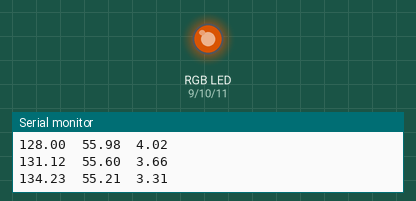
The sketch below on a simulated Arduino Uno, built with avr-gcc and run on an emulated ATmega328P. Parts: an RGB LED mixed from three pins (HIGH = lit), the last lines printed to the serial monitor. Dim RGB values are drawn brighter than linear.

Above: at 0.05 s.
At 0.45 s:
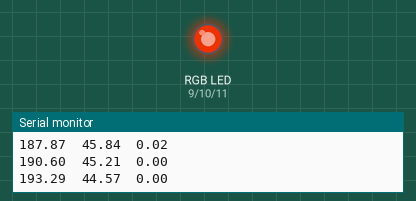
At 1.2 s:
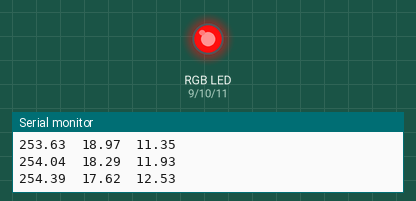
At 2.4 s:
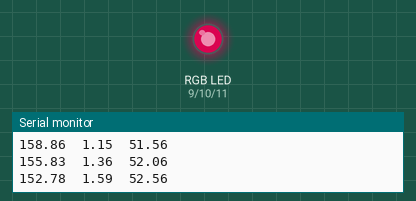
At 3.55 s:
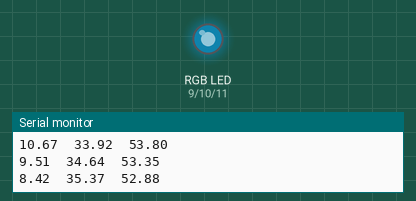
At 4.75 s:
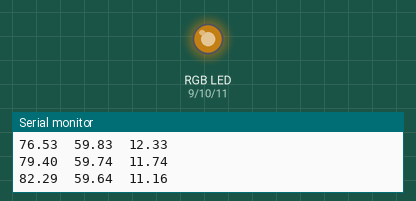
Timing chart, 0 to 6.5 s (numbered marks = the images above):
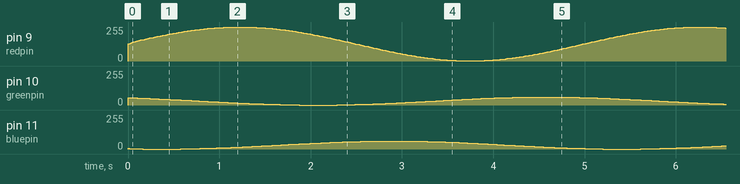

The sketch:

rainbow.ino
```cpp
// Rainbow demo from RGB LED
// Uses three out-of-phase sine waves, as described here: http://krazydad.com/tutorials/makecolors.php

byte redpin = 9;
byte greenpin = 10;
byte bluepin = 11;

unsigned int STEPS = 256;
unsigned int DELAY = 10;

void setup()
{
  Serial.begin(9600);
}

void loop()
{
  for (int i=0; i<STEPS; i++)
  {
    // Adjusted roughly based on luminosity
    // For my LED, red is much dimmer than the other colors
    float red   = sin((i/(float)STEPS)*2*PI) * 127 + 128;
    float green = sin((i/(float)STEPS)*2*PI + 2*PI/3) * 30 + 30;
    float blue  = sin((i/(float)STEPS)*2*PI + 4*PI/3) * 30 + 30;

    analogWrite(redpin, red);
    analogWrite(greenpin, green);
    analogWrite(bluepin, blue);

    // Print RGB values (see Serial Plotter for sine waves!)
    Serial.print(red);
    Serial.print('\t');
    Serial.print(green);
    Serial.print('\t');
    Serial.println(blue);

    delay(DELAY);
  }
}
```
